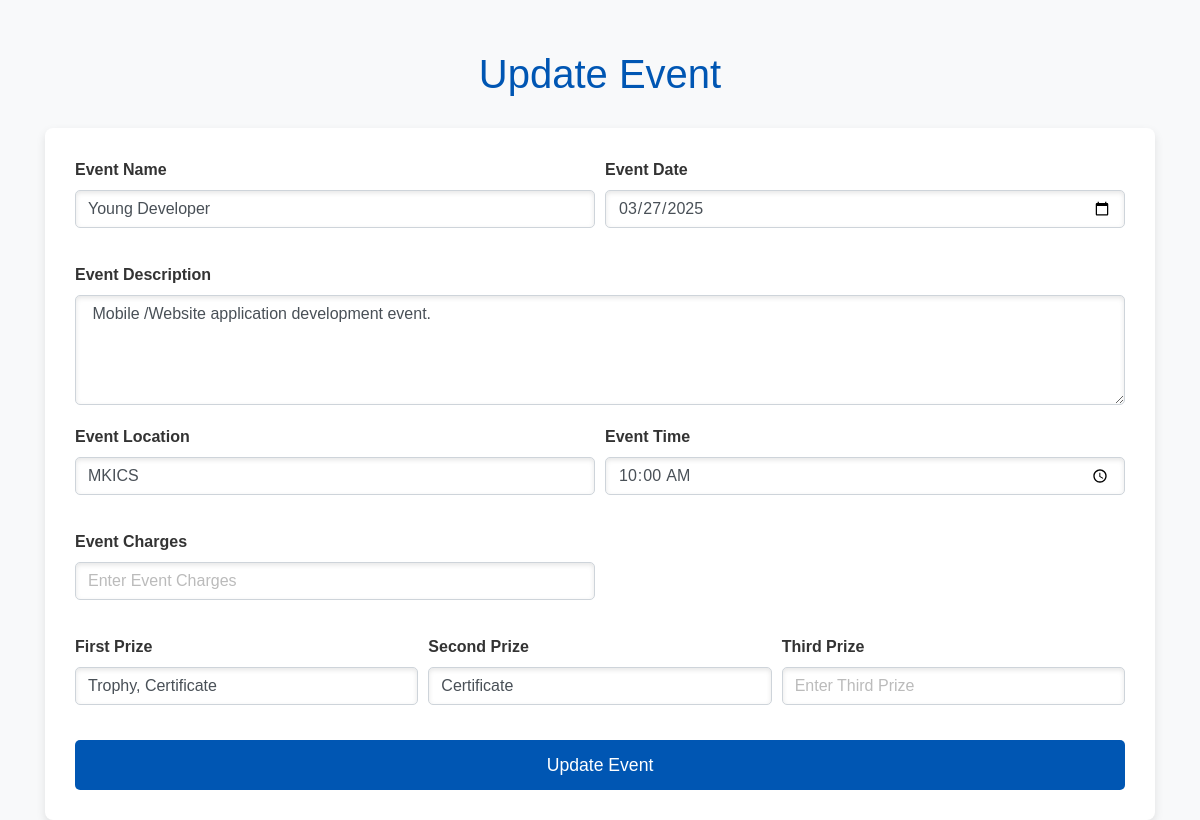
The app's page /edit_event.php?event_id=52 with its own data.
### tables this page shows
CREATE TABLE `event_master` (
  `event_id` int NOT NULL AUTO_INCREMENT,
  `event_name` text,
  `event_description` text,
  `event_date` text,
  `event_location` text,
  `event_time` text,
  `f_prize` text NOT NULL,
  `s_prize` text NOT NULL,
  `event_price` decimal(10,2) NOT NULL DEFAULT '0.00',
  `max_par` int DEFAULT '0',
  `is_active` tinyint(1) DEFAULT '1',
  PRIMARY KEY (`event_id`)
);

### edit_event.php (the view, shortened to what this page needs)
<?php
include "config.php";
if (isset($_GET['event_id'])) {
    $event_id = $_GET['event_id'];
    $sql = "SELECT * FROM `event_master` WHERE `event_id` = '$event_id'";
    $result = $conn->query($sql);
    if ($result->num_rows > 0) {
        $event = $result->fetch_assoc();
    } else {
        echo "<script>alert('Event not found!'); window.location.href='admindashboard.php';</script>";
    }
} else {
    echo "<script>alert('No event selected to update!'); window.location.href='admindashboard.php';</script>";
}
?>
<!DOCTYPE html>
<html lang="en">
<head>
    <link rel="stylesheet" href="https://stackpath.bootstrapcdn.com/bootstrap/4.5.2/css/bootstrap.min.css">
</head>
<body>
    <div class="container">
        <h1>Update Event</h1>
        <form method="post" enctype="multipart/form-data">
            <div class="form-row">
                <div class="form-group col-md-6">
                    <label for="event_name">Event Name</label>
                    <input type="text" class="form-control" id="event_name" name="event_name" value="<?php echo $event['event_name']; ?>" placeholder="Enter Event Name" required>
                </div>
                <div class="form-group col-md-6">
                    <label for="event_date">Event Date</label>
                    <input type="date" class="form-control" id="event_date" name="event_date" value="<?php echo $event['event_date']; ?>" required>
                </div>
            </div>
            <div class="form-group">
                <label for="event_description">Event Description</label>
                <textarea class="form-control" id="event_description" name="event_description" rows="4" placeholder="Enter Event Description" required><?php echo $event['event_description']; ?></textarea>
            </div>
            <div class="form-row">
                <div class="form-group col-md-6">
                    <label for="event_location">Event Location</label>
                    <input type="text" class="form-control" id="event_location" name="event_location" value="<?php echo $event['event_location']; ?>" placeholder="Enter Event Location" required>
                </div>
                <div class="form-group col-md-6">
                    <label for="event_time">Event Time</label>
                    <input type="time" class="form-control" id="event_time" name="event_time" value="<?php echo $event['event_time']; ?>" required>
                </div>
            </div>
            <div class="form-row">
                <div class="form-group col-md-6">
                    <label for="event_charges">Event Charges</label>
                    <input type="number" class="form-control" id="event_charges" name="event_charges" value="<?php echo $event['event_charges']; ?>" placeholder="Enter Event Charges" required>
                </div>
            </div>
            <div class="form-row">
                <div class="form-group col-md-4">
                    <label for="f_prize">First Prize</label>
                    <input type="text" class="form-control" id="f_prize" name="f_prize" value="<?php echo $event['f_prize']; ?>" placeholder="Enter First Prize" required>
                </div>
                <div class="form-group col-md-4">
                    <label for="s_prize">Second Prize</label>
                    <input type="text" class="form-control" id="s_prize" name="s_prize" value="<?php echo $event['s_prize']; ?>" placeholder="Enter Second Prize" required>
                </div>
                <div class="form-group col-md-4">
                    <label for="t_prize">Third Prize</label>
                    <input type="text" class="form-control" id="t_prize" name="t_prize" value="<?php echo $event['t_prize']; ?>" placeholder="Enter Third Prize" required>
                </div>
            </div>
            <button type="submit" class="btn btn-primary btn-block">Update Event</button>
        </form>
    </div>
</body>
</html>

### edit_event.php (style rules this page uses)
body { font-family: 'Arial', sans-serif; background-color: #f8f9fa; color: #333; }
.container { margin-top: 50px; }
h1 { font-size: 2.5rem; color: #0056b3; text-align: center; margin-bottom: 30px; }
.form-group label { font-weight: bold; color: #333; }
.form-control { border-radius: 5px; box-shadow: inset 0 2px 5px rgba(0, 0, 0, 0.1); transition: all 0.3s ease; }
.btn-primary { background-color: #0056b3; border: none; padding: 12px 20px; border-radius: 5px; font-size: 1.1rem; transition: background-color 0.3s ease; }
.form-row { margin-bottom: 20px; }
.form-group { margin-bottom: 20px; }
.container form { background-color: #fff; padding: 30px; border-radius: 8px; box-shadow: 0 4px 10px rgba(0, 0, 0, 0.1); }
.form-control::placeholder { color: #bbb; }
.form-row .form-group input, .form-row .form-group select { font-size: 1rem; }
.form-row .form-group { margin-bottom: 15px; }

### records on screen
event_master: event_name "Young Developer", event_date "03/27/2025", event_description "Mobile /Website application development event.", event_location "MKICS", event_time "10:00", f_prize "Trophy, Certificate", s_prize "Certificate"
